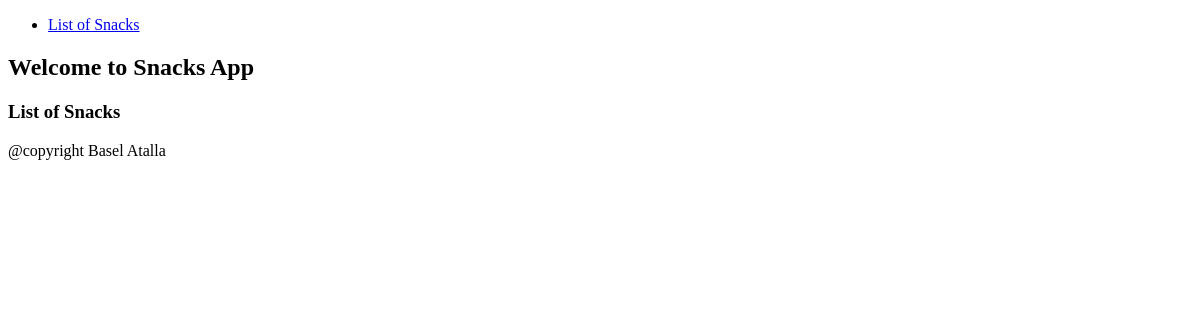
Before: / with the older database file.
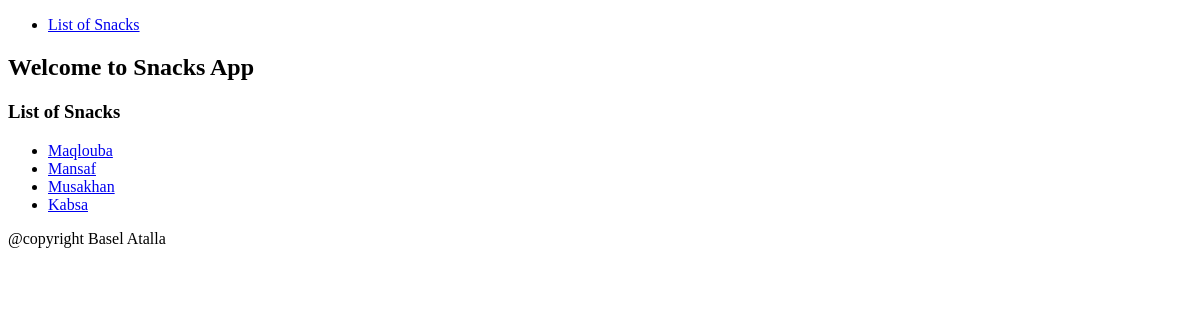
After: the same page with the newer database file.
### snacks/models.py (models this page shows, shortened)
class Snack(models.Model):
    name = models.CharField(max_length=64)
    purchaser = models.ForeignKey('auth.User', on_delete=models.CASCADE)
    description = models.TextField()

### snacks/views.py (the view)
# urls.py: path('', SnackListView.as_view(), name='snack_list'),
class SnackListView(ListView):
    template_name = 'snack_list.html'
    model = Snack

### templates/snack_list.html
{% extends 'base.html' %}
{% block content %}
<h2> Welcome to Snacks App </h2>
<h3>List of Snacks</h3>
<ul>
  {% for snack in object_list %}
    <li><a href="{% url 'snack_details' snack.pk %}">{{ snack.name }}</a></li>
  {% endfor %}
</ul>
{% endblock content %}

### templates/base.html (shortened to what this page needs)
<!DOCTYPE html>
<html lang="en">
<head>
</head>
<body>
    <header>
        <nav>
            <ul>
                <li><a href="{% url 'snack_list' %}">List of Snacks</a></li>
            </ul>
        </nav>
    </header>
    <main>
        {% block content %}
        {% endblock content %}
    </main>
    <footer>
        <span>@copyright Basel Atalla </span>
    </footer>
</body>
</html>

Changed rows visible on the page:
added Snack: name "Maqlouba"
added Snack: name "Mansaf"
added Snack: name "Musakhan"
added Snack: name "Kabsa"
